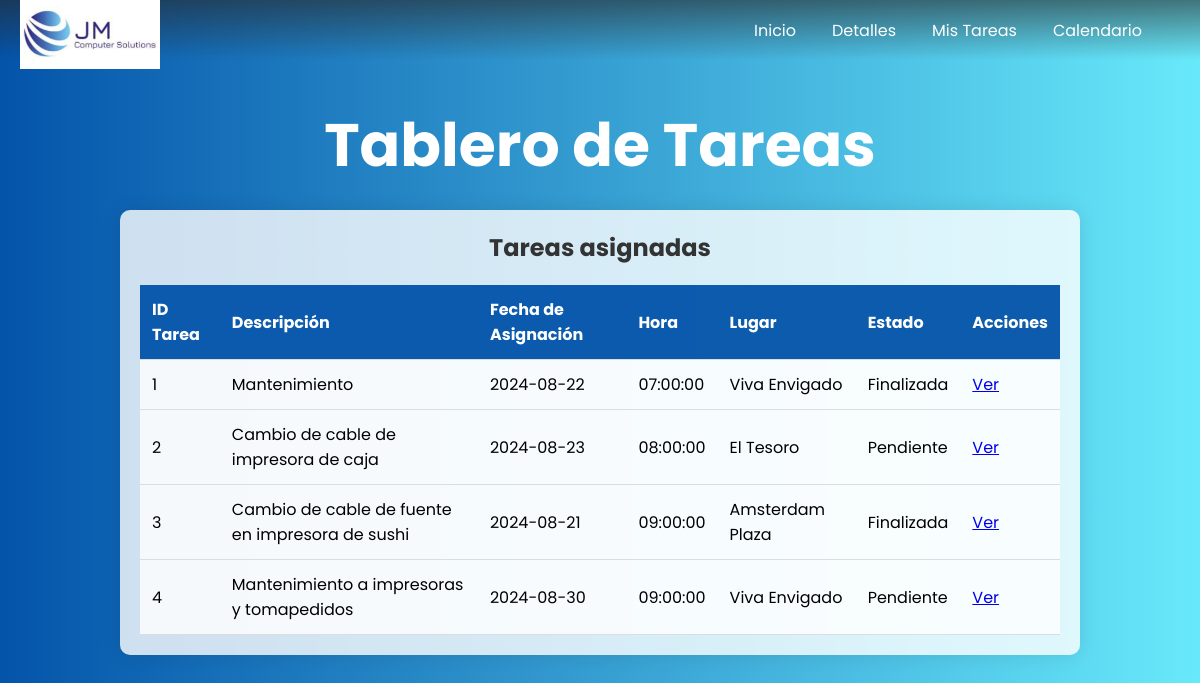
Screenshot of /views/tableroTareas.php with the database file from the repository.
### tables this page shows
CREATE TABLE `tareas` (
  `idTarea` int(11) NOT NULL,
  `idUsuario` int(11) DEFAULT NULL,
  `Descripcion` text NOT NULL,
  `FechaAsignacion` date NOT NULL,
  `FechaFinalizacion` datetime NOT NULL,
  `Hora` time NOT NULL,
  `Lugar` varchar(100) NOT NULL,
  `Estado` varchar(20) NOT NULL DEFAULT 'Pendiente',
  `idCliente` int(11) NOT NULL
);

CREATE TABLE `clientes` (
  `idCliente` int(11) NOT NULL,
  `Lugar` varchar(100) NOT NULL,
  `Nit` varchar(50) NOT NULL,
  `NumeroContacto` varchar(20) NOT NULL,
  `CorreoContacto` varchar(100) NOT NULL
);

### views/tableroTareas.php (the view, shortened to what this page needs)
<!DOCTYPE html>
<html lang="es">
<head>
    <link rel="stylesheet" href="../css/tableroTareas.css">
</head>
<body>
    <div class="wrapper">
        <nav class="nav">
            <div class="nav-logo">
                <img src="../img/LogoEmp.jpeg" alt="Logo de la empresa">
            </div>
            <div class="nav-menu">
                <ul id="nav-list">
                    <li><a class="link" href="indexUser.html">Inicio</a></li>
                    <li><a class="link" href="detallesTareas.php">Detalles</a></li>
                    <li><a class="link" href="tableroTareas.php">Mis Tareas</a></li>
                    <li><a class="link" href="calendarioU.php">Calendario</a></li>
                </ul>
            </div>
        </nav>
        <header>
            <h1>Tablero de Tareas</h1>
        </header>
        <section>
            <h2>Tareas asignadas</h2>
            <table class="task-table">
                <thead>
                    <tr>
                        <th>ID Tarea</th>
                        <th>Descripción</th>
                        <th>Fecha de Asignación</th>
                        <th>Hora</th>
                        <th>Lugar</th>
                        <th>Estado</th>
                        <th>Acciones</th>
                    </tr>
                </thead>
                <tbody>
                <?php
                    $conn = new mysqli('localhost', 'root', '', 'bdconnected');
                    $sql = "SELECT tareas.idTarea, tareas.Descripcion, tareas.FechaAsignacion, tareas.Hora, Clientes.Lugar, tareas.Estado
                            FROM tareas
                            INNER JOIN Clientes ON tareas.idCliente = Clientes.idCliente
                            WHERE tareas.idUsuario = tareas.idUsuario";
                    $result = $conn->query($sql);
                    if ($result->num_rows > 0) {
                        while($row = $result->fetch_assoc()) {
                            echo "<tr>
                                    <td>" . $row["idTarea"]. "</td>
                                    <td>" . $row["Descripcion"]. "</td>
                                    <td>" . $row["FechaAsignacion"]. "</td>
                                    <td>" . $row["Hora"]. "</td>
                                    <td>" . $row["Lugar"]. "</td>
                                    <td>" . $row["Estado"]. "</td>
                                    <td><a href='detallesTareas.php?idTarea=" . $row["idTarea"] . "'>Ver</a></td>
                                </tr>";
                        }
                    } else {
                        echo "<tr><td colspan='7'>0 tareas</td></tr>";
                    }
                ?>
                </tbody>
            </table>
        </section>
    </div>
</body>
</html>

### css/tableroTareas.css (style rules this page uses)
* { margin: 0; padding: 0; box-sizing: border-box; font-family: 'Poppins', sans-serif; }
body { background: linear-gradient(to right, rgb(4, 84, 170), rgb(104, 233, 250)); background-size: cover; background-repeat: no-repeat; background-attachment: fixed; }
.wrapper { display: flex; flex-direction: column; align-items: center; padding-top: 100px; }
.nav { position: fixed; top: 0; display: flex; justify-content: space-between; align-items: center; width: 100%; height: 60px; background: linear-gradient(rgba(39,39,39, 0.6), transparent); padding: 0 20px; z-index: 100; }
.nav-logo img { width: 140px; height: 70px; margin-top: 15px; margin-right: 4px; }
.nav-menu { display: flex; align-items: center; }
.nav-menu ul { display: flex; margin-right: 20px; }
.nav-menu ul li { list-style-type: none; }
.nav-menu ul li .link { text-decoration: none; font-weight: 400; color: #fff; padding: 8px 13px; margin: 0 5px; border-radius: 20px; transition: background 0.3s; }
header { color: #fff; font-size: 30px; text-align: center; margin-bottom: 20px; }
section { width: 80%; background: rgba(255, 255, 255, 0.8); border-radius: 10px; padding: 20px; box-shadow: 0 0 20px rgba(0,0,0,0.1); }
section h2 { text-align: center; margin-bottom: 20px; color: #333; }
.task-table { width: 100%; border-collapse: collapse; }
.task-table thead { background-color: rgba(4, 84, 170, 0.8); color: white; }
.task-table th, .task-table td { padding: 12px; text-align: left; border-bottom: 1px solid #ddd; }
.task-table th { background-color: rgba(4, 84, 170, 0.8); color: white; }
.task-table td { background-color: rgba(255, 255, 255, 0.8); }

### rows the page displays
tareas: idTarea "1", Descripcion "Mantenimiento", FechaAsignacion "2024-08-22", Hora "07:00:00", idCliente.Lugar "Viva Envigado", Estado "Finalizada"
tareas: idTarea "2", Descripcion "Cambio de cable de impresora de caja", FechaAsignacion "2024-08-23", Hora "08:00:00", idCliente.Lugar "El Tesoro", Estado "Pendiente"
tareas: idTarea "3", Descripcion "Cambio de cable de fuente en impresora de sushi", FechaAsignacion "2024-08-21", Hora "09:00:00", idCliente.Lugar "Amsterdam Plaza", Estado "Finalizada"
tareas: idTarea "4", Descripcion "Mantenimiento a impresoras y tomapedidos", FechaAsignacion "2024-08-30", Hora "09:00:00", idCliente.Lugar "Viva Envigado", Estado "Pendiente"
